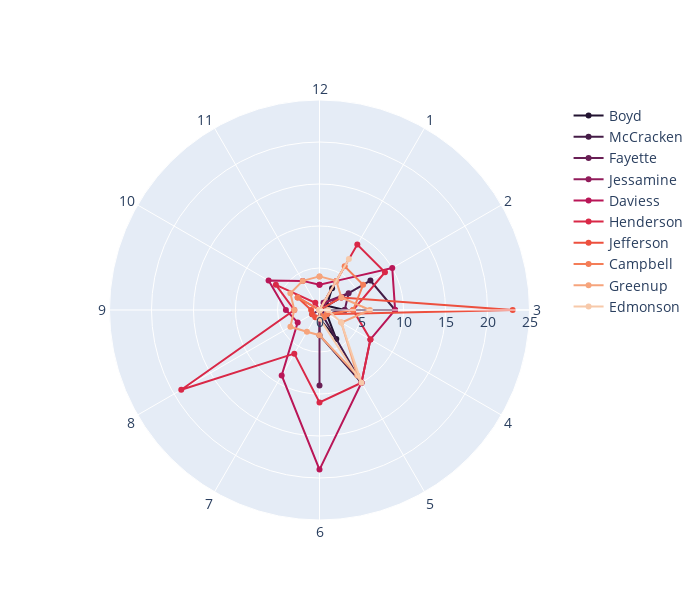

Here is the notebook cell this chart was saved with:
### Code cell
fig.show()

### Figure 1 — Plotly figure (JSON) as saved in the notebook; plotly's stock layout.template omitted (floating-point values rounded to 4 significant figures)
{"data": [{"marker": {"color": "#221331"}, "name": "Boyd", "r": [0, 0, 0, 0, 0, 0, 1, 4, 1, 3, 1, 3, 0], "theta": ["12", "11", "10", "9", "8", "7", "6", "5", "4", "3", "2", "1", "12"], "type": "scatterpolar"}, {"marker": {"color": "#451c47"}, "name": "McCracken", "r": [0, 0, 0, 0, 0, 0, 3, 10, 0, 9, 7, 0, 0], "theta": ["12", "11", "10", "9", "8", "7", "6", "5", "4", "3", "2", "1", "12"], "type": "scatterpolar"}, {"marker": {"color": "#691f55"}, "name": "Fayette", "r": [0, 0, 0, 0, 1, 0, 9, 0, 1, 3, 4, 1, 0], "theta": ["12", "11", "10", "9", "8", "7", "6", "5", "4", "3", "2", "1", "12"], "type": "scatterpolar"}, {"marker": {"color": "#921c5b"}, "name": "Jessamine", "r": [0, 0, 0, 0, 0, 0, 0, 1, 0, 0, 3, 1, 0], "theta": ["12", "11", "10", "9", "8", "7", "6", "5", "4", "3", "2", "1", "12"], "type": "scatterpolar"}, {"marker": {"color": "#b91657"}, "name": "Daviess", "r": [3, 4, 7, 4, 3, 9, 19, 10, 7, 9, 10, 4, 3], "theta": ["12", "11", "10", "9", "8", "7", "6", "5", "4", "3", "2", "1", "12"], "type": "scatterpolar"}, {"marker": {"color": "#d92847"}, "name": "Henderson", "r": [0, 1, 6, 3, 19, 6, 11, 10, 7, 4, 9, 9, 0], "theta": ["12", "11", "10", "9", "8", "7", "6", "5", "4", "3", "2", "1", "12"], "type": "scatterpolar"}, {"marker": {"color": "#ed503e"}, "name": "Jefferson", "r": [0, 0, 3, 1, 1, 1, 1, 1, 1, 23, 3, 0, 0], "theta": ["12", "11", "10", "9", "8", "7", "6", "5", "4", "3", "2", "1", "12"], "type": "scatterpolar"}, {"marker": {"color": "#f47d57"}, "name": "Campbell", "r": [0, 0, 3, 0, 0, 0, 0, 1, 1, 4, 6, 6, 0], "theta": ["12", "11", "10", "9", "8", "7", "6", "5", "4", "3", "2", "1", "12"], "type": "scatterpolar"}, {"marker": {"color": "#f6a47c"}, "name": "Greenup", "r": [4, 4, 4, 3, 4, 3, 3, 9, 3, 6, 3, 4, 4], "theta": ["12", "11", "10", "9", "8", "7", "6", "5", "4", "3", "2", "1", "12"], "type": "scatterpolar"}, {"marker": {"color": "#f7c9aa"}, "name": "Edmonson", "r": [0, 0, 0, 0, 0, 0, 1, 10, 3, 1, 0, 7, 0], "theta": ["12", "11", "10", "9", "8", "7", "6", "5", "4", "3", "2", "1", "12"], "type": "scatterpolar"}], "layout": {"font": {"size": 14}, "height": 600, "polar": {"angularaxis": {"rotation": 90}, "radialaxis": {"range": [0, 25], "visible": true}}, "showlegend": true, "width": 700}}
